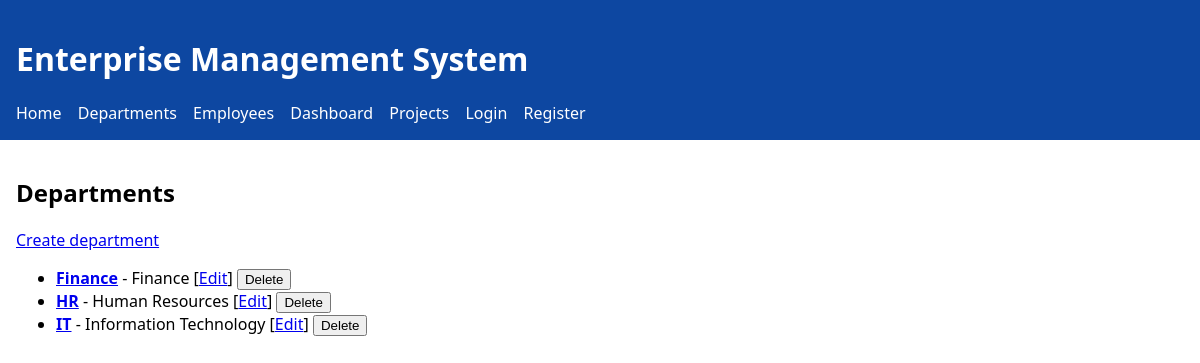
Screenshot of /departments/ with the database file from the repository.
### app/models.py (models this page shows)
class Department(db.Model):
    id = db.Column(db.Integer, primary_key=True)
    name = db.Column(db.String(120), unique=True, nullable=False)
    description = db.Column(db.Text)

### app/blueprints/departments/routes.py (the view)
@bp.route('/')
def list_departments():
    items = Department.query.order_by(Department.name.asc()).all()
    return render_template('departments/list.html', items=items)

### app/templates/departments/list.html
{% extends "base.html" %}
{% block content %}
<section>
  <h2>Departments</h2>
  <p><a href="{{ url_for('departments.create_department') }}">Create department</a></p>
  {% if items %}
  <ul>
    {% for d in items %}
      <li>
        <strong><a href="{{ url_for('departments.detail', id=d.id) }}">{{ d.name }}</a></strong>
        {% if d.description %}- {{ d.description }}{% endif %}
        [<a href="{{ url_for('departments.edit_department', id=d.id) }}">Edit</a>]
        <form action="{{ url_for('departments.delete_department', id=d.id) }}" method="post" style="display:inline">
          <button type="submit">Delete</button>
        </form>
      </li>
    {% endfor %}
  </ul>
  {% else %}
  <p>No departments yet.</p>
  {% endif %}
</section>
{% endblock %}

### app/static/css/app.css (style rules this page uses)
body { font-family: system-ui, -apple-system, Segoe UI, Roboto, Arial, sans-serif; margin: 0; padding: 0; }

### rows the page displays
Department: name "Finance", description "Finance"
Department: name "HR", description "Human Resources"
Department: name "IT", description "Information Technology"
